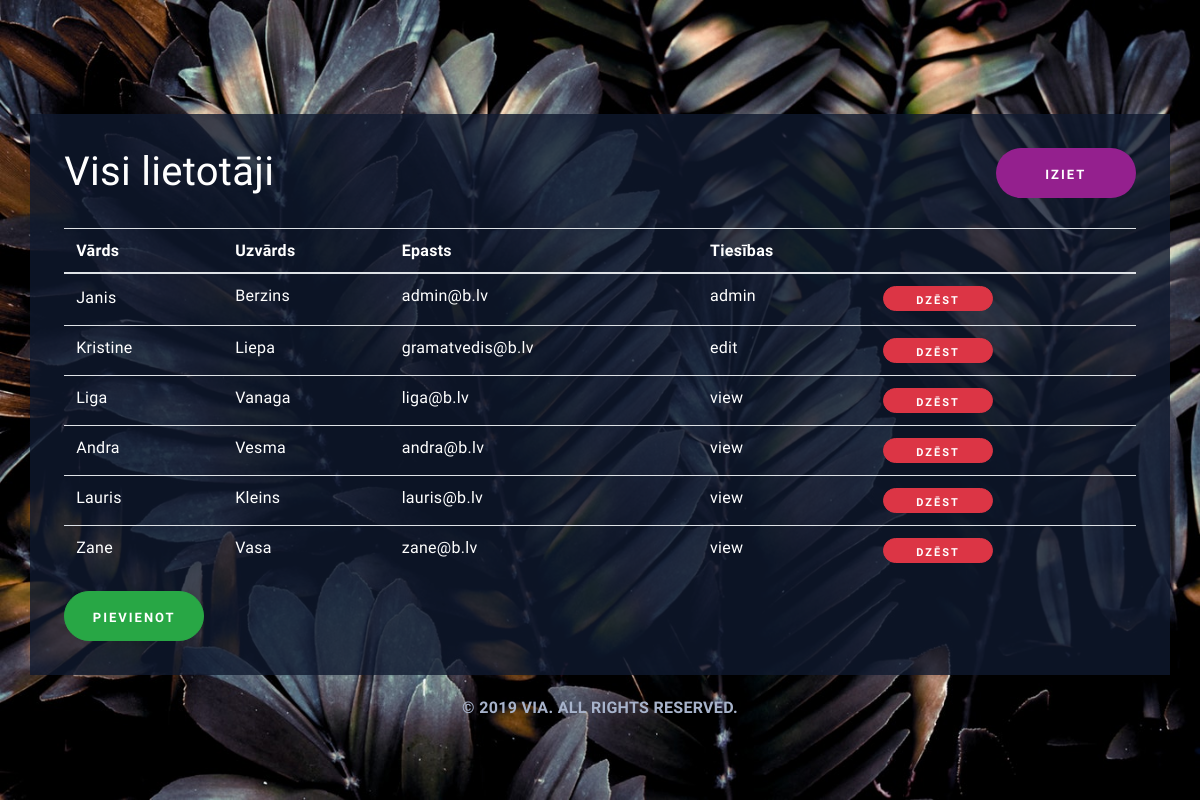
Page /welcome_admin.php (signed in) on the committed database.
### tables this page shows
CREATE TABLE IF NOT EXISTS `users` (
  `id` int(11) NOT NULL,
  `name` varchar(50) NOT NULL,
  `surname` varchar(100) NOT NULL,
  `personal_code` varchar(12) NOT NULL,
  `email` varchar(100) NOT NULL,
  `role` varchar(25) NOT NULL,
  `password` varchar(255) NOT NULL,
  `created_at` datetime NOT NULL DEFAULT CURRENT_TIMESTAMP
);

### welcome_admin.php (the view, shortened to what this page needs)
<?php
class ReadData
{
    public static function readUserTable($pdo)
    {
        $statement = $pdo->prepare("select * from users");
        $statement->execute();
        $users = $statement->fetchAll(PDO::FETCH_CLASS, "User");
        return $users;
    }
}
require "db_connect.php";
$users = ReadData::readUserTable($pdo);
require "header.php";
?>
<body>
<div class="background-image"></div>
<main class="container">
    <div class="row">
        <div class="dark_container col-12">
            <a href="logout.php" class="btn btn_logout uppercase" id="signout">Iziet</a>
            <h1>Visi lietotāji</h1><br>
            <table class="table table-hover user_table">
                <thead>
                    <tr>
                        <th scope="col">Vārds</th>
                        <th scope="col">Uzvārds</th>
                        <th scope="col">Epasts</th>
                        <th scope="col">Tiesības</th>
                        <th scope="col"></th>
                    </tr>
                </thead>
                <tbody>
                    <?php foreach ($users as $user) { ?>
                        <tr>
                            <form action="<?php echo htmlspecialchars($_SERVER["PHP_SELF"]); ?>" method="post">
                                <td><?= $user->name ?></td>
                                <td><?= $user->surname ?></td>
                                <td><?= $user->email ?></td>
                                <td><?= $user->role ?></td>
                                <td><input hidden type="text" name="user_id" value=<?= $user->id ?>>
                                <button type="submit" class="btn btn-danger uppercase" name="delete" id="delete">Dzēst</button></td>
                            </form>
                        </tr>
                    <?php }; ?>
                </tbody>
            </table>
            <a href="profile.php" class="btn btn-success uppercase">Pievienot</a>
        </div>
    </div>
</main>
<?php
require "footer.php";
?>
</body>
</html>

### styles.css (style rules this page uses)
body { overflow: hidden; font-family: Source Sans Pro, sans-serif; letter-spacing: 0.3px; font-size: 16px; }
.dark_container { background-color: rgba(15, 26, 47, 0.8); margin-top: 10%; color: white; padding: 3%; }
.btn { border-radius: 25px; font-weight: 700; font-size: 13px; letter-spacing: 2px; width: 140px; height: 50px; }
table .btn { font-size: 11px; width: 110px; height: 25px; height: 25px; }
.dark_container a { padding-top: 1.5%; }
.btn_logout { background-color: #94208e; color: white; float: right; }
.uppercase { text-transform: uppercase; }
.user_table tr { color: white; }
div.background-image { height: 100%; width: 100%; margin: 0; background-image: url(images/background.jpg); background-size: cover; z-index: -1; position: absolute; -webkit-animation-duration: 40s; animation-duration: 40s; -webkit-animation-name: bgzoom; animation-name: bgzoom; -webkit-animation-iteration-count: infinite; animation-iteration-count: infinite; }

### rows in the picture
users: name "Janis", surname "Berzins", email "admin@b.lv", role "admin"
users: name "Kristine", surname "Liepa", email "gramatvedis@b.lv", role "edit"
users: name "Liga", surname "Vanaga", email "liga@b.lv", role "view"
users: name "Andra", surname "Vesma", email "andra@b.lv", role "view"
users: name "Lauris", surname "Kleins", email "lauris@b.lv", role "view"
users: name "Zane", surname "Vasa", email "zane@b.lv", role "view"
